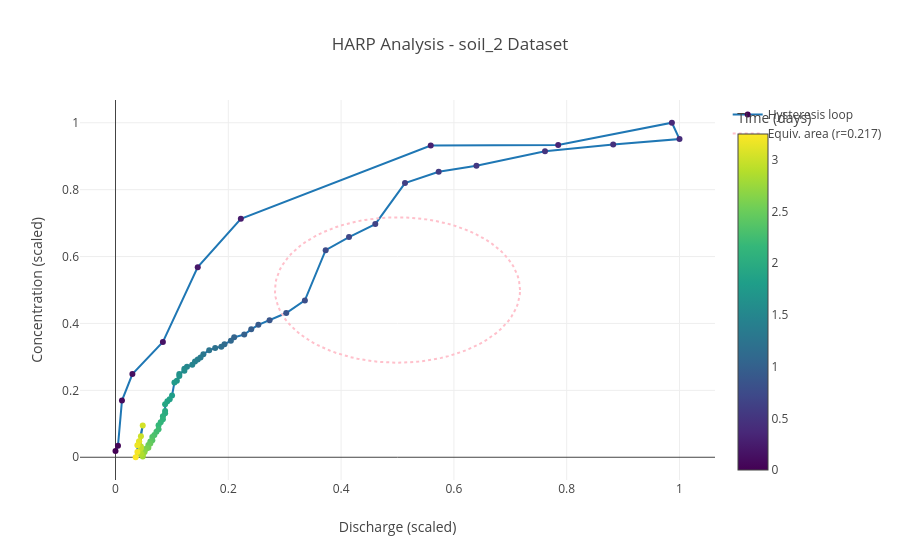

This figure's notebook cell:
### Code cell
fig_harp = harp_plot(harp_df, harp_metrics_df)
fig_harp.update_layout(title="HARP Analysis - soil_2 Dataset")
fig_harp.show()
